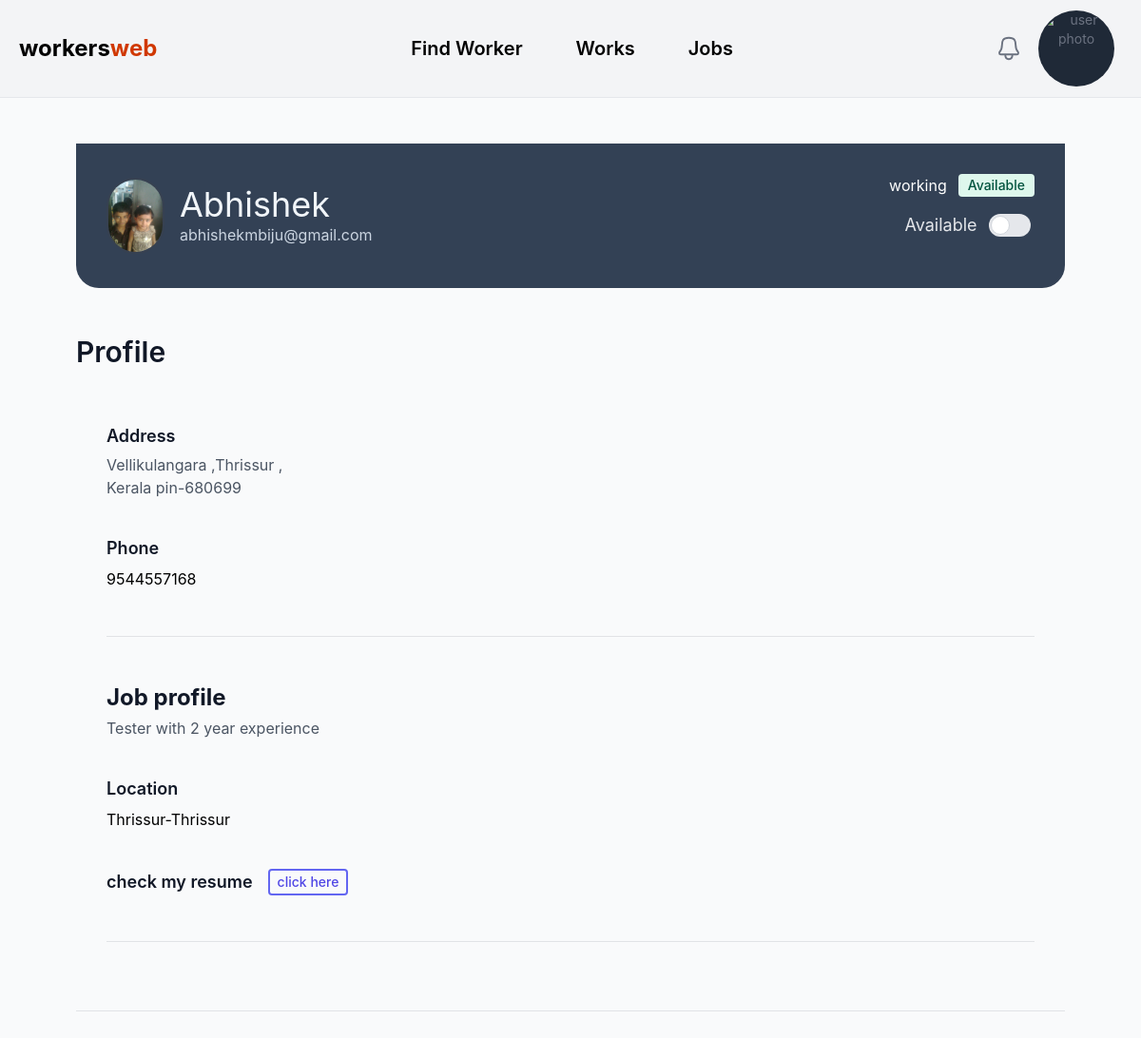
Before: /profile/ (signed in) with the older database file.
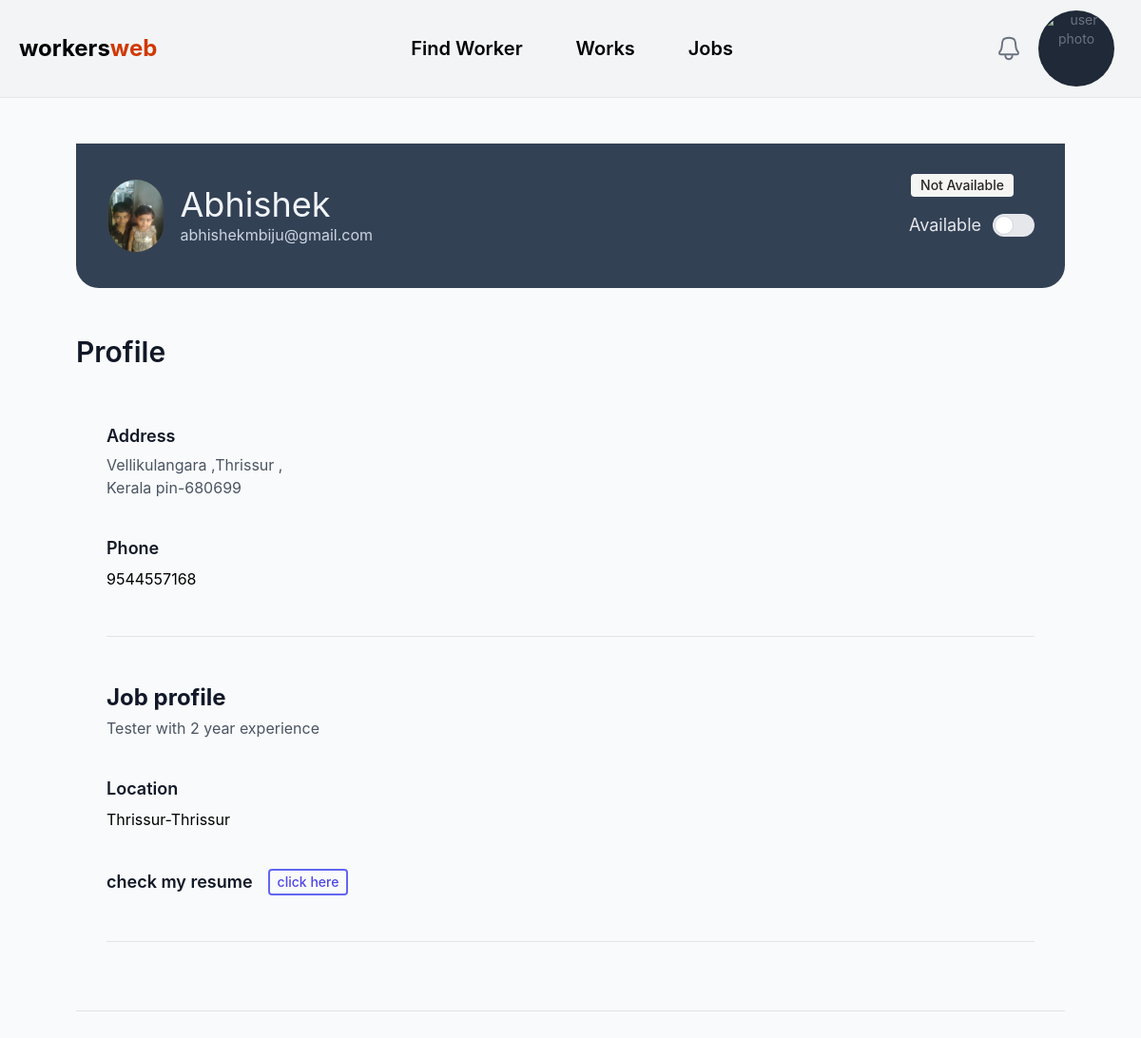
After: the same page with the newer database file.
### main/views.py (the view)
# urls.py: path('profile/',profile,name="profile"),
def profile(request):
  profile=None
  worker=None
  if Profile.objects.filter(user_id=request.user).exists():
    profile = Profile.objects.get(user_id=request.user)
  if Worker.objects.filter(user_id=request.user).exists():
    worker = Worker.objects.get(user_id=request.user)
    print("exists 1212")
  if request.method == 'POST':
    available = request.POST.get('available')
    worker = Worker.objects.get(user_id=request.user)
    worker.is_available = available == 'True'
    print('iikxk',type(available),available)
    worker.save()
  return render(request,'profile.html',{'Profile':profile,"worker":worker})

### template/profile.html (shortened to what the changed rows need)
{% extends "layout.html" %}
{% block 'container' %}
<div class=" px-20 py-12 ">
    <div class=" bg-slate-700 flex justify-between  items-center text-white p-8 rounded-bl-3xl rounded-br-3xl space-x-4 ">
      {% if Profile %}
        <div class="flex flex-col items-center space-y-4">
            <div class="flex items-center space-x-3">
                {% if worker.is_available %}
                <span>working</span>
                <span class="bg-green-100  text-green-800 text-sm font-medium me-2 px-2.5 py-0.5 rounded dark:bg-green-900 dark:text-green-300">Available</span>
                {% else %}
                <span class="bg-stone-100  text-stone-800 text-sm font-medium me-2 px-2.5 py-0.5 rounded dark:bg-stone-900 dark:text-stone-300">Not Available</span>
                {% endif %}
            </div>
        </div>
      {% else %}
        <p class=" text-3xl text-bold text-slate-200 "> {{request.user}}</p>
        <p class=" text-3xl text-bold text-slate-300 "> {{request.user.is_active}}</p>
      {% endif %}
    </div>
    <div class="space-y-12 mt-8 py-4 ">
        <div class="border-b border-gray-900/10 pb-12">
          <h2 class="text-3xl font-semibold leading-7 text-gray-900 my-[1px] ">Profile</h2>
        {% if Profile %}
  <main>
    <div class="mx-auto max-w-7xl px-4 py-2 sm:px-6 lg:px-8">
            <div class="border-b border-gray-900/10 pb-12 mt-12">
        <h2 class="text-lg font-semibold leading-7 text-gray-900">Address</h2>
      </div>
    </div>
  </main>
        {% endif %}
        {% if worker %}
        <main>
            <div class="mx-auto max-w-7xl px-4 py-6 sm:px-6 lg:px-8">
                    <div class="border-b border-gray-900/10 pb-12 mt-4">
                <h2 class="text-2xl font-bold leading-7 text-gray-900">Job profile</h2>
              </div>
            </div>
          </main>
        {% endif %}
    </div>
  </div>
</div>
{% endblock 'container' %}

Changed rows visible on the page:
changed Worker "Tester": is_available True → False (drawn)
Other visible differences:
text no longer shown: "working Available"
text now shown: "Not Available"
